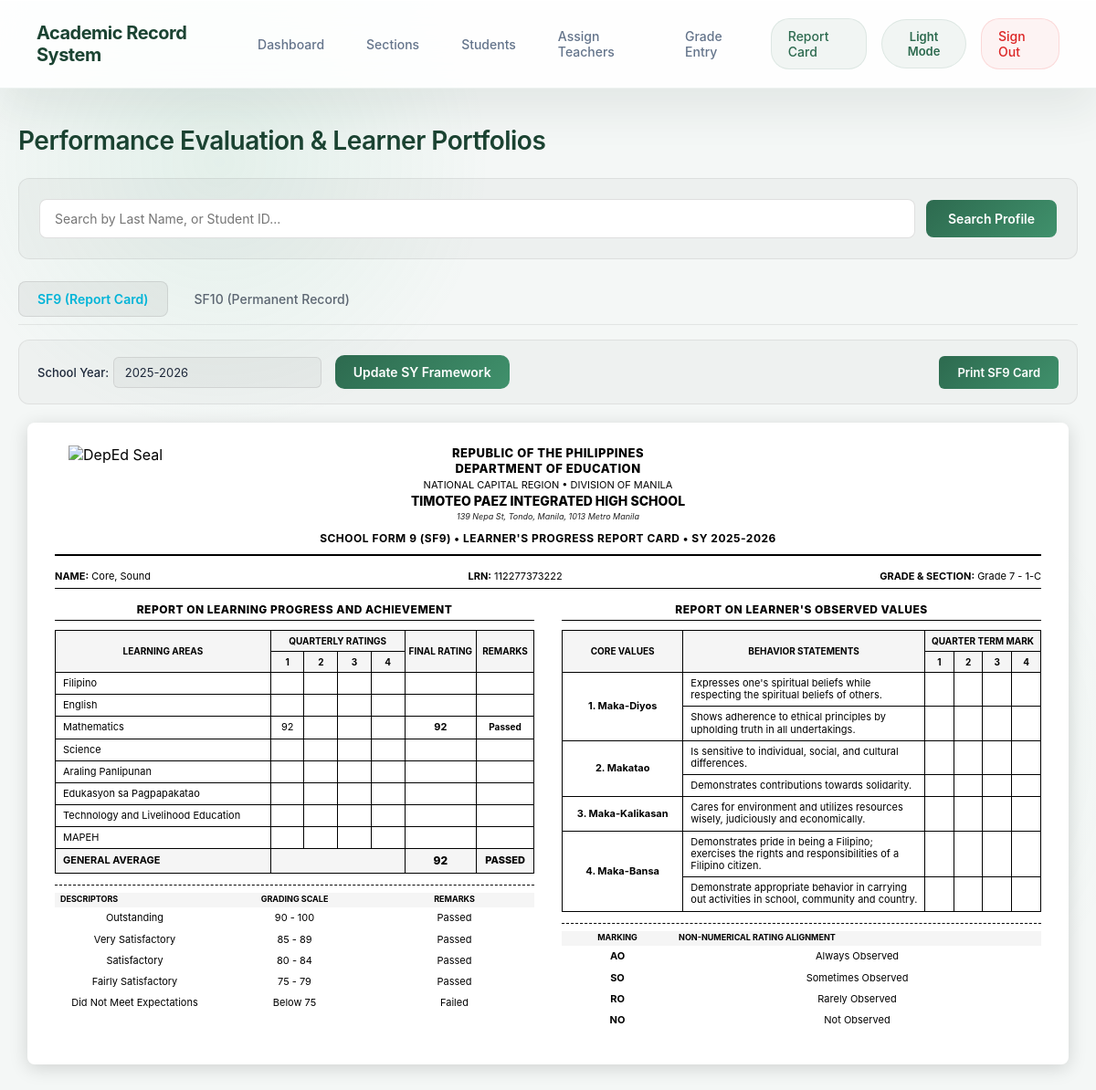
The app's page /report_card.php?student_id=20 (signed in) with its own data.
### tables this page shows
CREATE TABLE `students` (
  `id` int(11) NOT NULL,
  `school_id_number` varchar(20) NOT NULL,
  `name` varchar(100) NOT NULL,
  `first_name` varchar(100) DEFAULT NULL,
  `last_name` varchar(100) DEFAULT NULL,
  `lrn` varchar(12) DEFAULT NULL,
  `birth_date` date DEFAULT NULL,
  `gender` enum('Male','Female') DEFAULT NULL,
  `grade_level` int(11) NOT NULL,
  `section` varchar(50) DEFAULT NULL,
  `created_at` timestamp NOT NULL DEFAULT current_timestamp()
);

### report_card.php (the view, shortened to what the rows shown need)
<?php
require_once 'includes/header.php';
require_once 'config/config.php';
function transmutate($initial_grade) {
    $score = round($initial_grade, 2);
    $transmutation = [
        '98.40' => 99, '96.80' => 98, '95.20' => 97, '93.60' => 96, '92.00' => 95,
        '90.40' => 94, '88.80' => 93, '87.20' => 92, '85.60' => 91, '84.00' => 90,
        '82.40' => 89, '80.80' => 88, '79.20' => 87, '77.60' => 86, '76.00' => 85,
        '74.40' => 84, '72.80' => 83, '71.20' => 82, '69.60' => 81, '68.00' => 80,
        '66.40' => 79, '64.80' => 78, '63.20' => 77, '61.60' => 76, '60.00' => 75,
        '56.00' => 74, '52.00' => 73, '48.00' => 72, '44.00' => 71, '40.00' => 70,
        '36.00' => 69, '32.00' => 68, '28.00' => 67, '24.00' => 66, '20.00' => 65,
        '16.00' => 64, '12.00' => 63, '8.00' => 62, '4.00' => 61, '0.00' => 60
    ];
    foreach ($transmutation as $min_range => $transmuted_grade) {
        if ($score >= (float)$min_range) {
            return $transmuted_grade;
        }
    }
    return 60;
}
function calculateCategory($scores_array, $max_scores_array, $weight) {
    $total_score = 0;
    $total_max = 0;
    foreach ($scores_array as $score) {
        if ($score !== '' && $score !== null) $total_score += floatval($score);
    }
    foreach ($max_scores_array as $max) {
        $total_max += floatval($max);
    }
    $ws = 0;
    if ($total_max > 0) {
        $ps = ($total_score / $total_max) * 100;
        $ws = $ps * $weight;
    }
    return $ws;
}
$student_id = isset($_GET['student_id']) ? (int)$_GET['student_id'] : 0;
$school_year = isset($_GET['school_year']) ? $_GET['school_year'] : '2025-2026';
$current_view = isset($_GET['view']) ? $_GET['view'] : 'sf9';
$student = null;
$subject_grades = [];
$general_average = 0;
$general_remarks = '';
if ($student_id > 0) {
    $stmt = $pdo->prepare("SELECT * FROM students WHERE id = ?");
    $stmt->execute([$student_id]);
    $student = $stmt->fetch();
    if ($student) {
        $subjects = $pdo->query("SELECT * FROM subjects ORDER BY sort_order")->fetchAll();
        foreach ($subjects as $subject) {
            $quarter_grades = [];
            for ($q = 1; $q <= 3; $q++) {
                $stmt = $pdo->prepare("
                    SELECT a.*, s.score
                    FROM assignments a
                    LEFT JOIN scores s ON a.id = s.assignment_id AND s.student_id = ? AND s.semester = ?
                    WHERE a.subject_id = ? AND a.semester = ?
                ");
                $stmt->execute([$student_id, $q, $subject['id'], $q]);
                $assignments = $stmt->fetchAll();
                $cat_scores = ['written' => [], 'performance' => [], 'exam' => []];
                $cat_max = ['written' => [], 'performance' => [], 'exam' => []];
                foreach ($assignments as $a) {
                    $cat = $a['category'];
                    $cat_scores[$cat][] = $a['score'];
                    $cat_max[$cat][] = $a['max_score'];
                }
                $ww_ws = calculateCategory($cat_scores['written'], $cat_max['written'], 0.20);
                $pt_ws = calculateCategory($cat_scores['performance'], $cat_max['performance'], 0.50);
                $st_ws = calculateCategory($cat_scores['exam'], $cat_max['exam'], 0.30);
                $initial_grade = $ww_ws + $pt_ws + $st_ws;
                $quarter_grades[$q] = ($initial_grade > 0) ? transmutate($initial_grade) : null;
            }
            $valid_grades = array_filter($quarter_grades, function($val) { return $val !== null; });
            $final_grade = !empty($valid_grades) ? round(array_sum($valid_grades) / count($valid_grades)) : 0;
            $subject_grades[] = [
                'name' => $subject['name'],
                'quarters' => $quarter_grades,
                'final' => $final_grade,
                'passed' => $final_grade >= 75
            ];
        }
        $total_final_grades = 0;
        $grade_count = 0;
        foreach ($subject_grades as $sg) {
            if ($sg['final'] > 0) {
                $total_final_grades += $sg['final'];
                $grade_count++;
            }
        }
        $general_average = $grade_count > 0 ? round($total_final_grades / $grade_count, 1) : 0;
        $general_remarks = $general_average >= 75 ? 'Passed' : 'Failed';
    }
}
?>
<h1 class="no-print">Performance Evaluation & Learner Portfolios</h1>
<?php if ($student):
    $student_display_name = (!empty($student['last_name']) && !empty($student['first_name'])) ? $student['last_name'] . ', ' . $student['first_name'] : ($student['name'] ?? '');
?>
<div class="report-card">
    <?php if ($current_view === 'sf9'): ?>
        <div class="toolbar no-print">
            <form method="GET" style="display: flex; align-items: center; gap: 15px; flex-wrap: wrap; flex: 1;">
                <div>
                    <label>School Year:</label>
                    <input type="text" name="school_year" value="<?php echo htmlspecialchars($school_year); ?>">
                </div>
                <button type="submit" class="btn-print btn-secondary">Update SY Framework</button>
            </form>
            <button onclick="window.print()" class="btn-print"> Print SF9 Card</button>
        </div>
        <div class="print-container">
            <div class="deped-header">
                <img src="https://upload.wikimedia.org/wikipedia/commons/thumb/c/c8/Department_of_Education_of_the_Philippines_Seal.svg/1200px-Department_of_Education_of_the_Philippines_Seal.svg.png" alt="DepEd Seal">
                <h2>REPUBLIC OF THE PHILIPPINES<br>DEPARTMENT OF EDUCATION</h2>
                <p>NATIONAL CAPITAL REGION &bull; DIVISION OF MANILA</p>
                <p class="school-title">TIMOTEO PAEZ INTEGRATED HIGH SCHOOL</p>
                <p style="font-size: 9px; color: #555555; font-style: italic;">139 Nepa St, Tondo, Manila, 1013 Metro Manila</p>
                <div style="margin-top: 10px; font-size: 12px; font-weight: 700; text-transform: uppercase; letter-spacing: 0.5px;">School Form 9 (SF9) &bull; Learner's Progress Report Card &bull; SY <?php echo htmlspecialchars($school_year); ?></div>
            </div>
            <div style="display: flex; justify-content: space-between; font-size: 11px; margin-bottom: 10px; border-bottom: 1px solid #000; padding-bottom: 6px;">
                <div><strong>NAME:</strong> <?php echo htmlspecialchars($student_display_name); ?></div>
                <div><strong>LRN:</strong> <?php echo htmlspecialchars($student['lrn'] ?? ''); ?></div>
                <div><strong>GRADE & SECTION:</strong> Grade <?php echo htmlspecialchars($student['grade_level'] ?? ''); ?> - <?php echo htmlspecialchars($student['section'] ?? ''); ?></div>
            </div>
            <div class="report-card-body">
                <div class="report-column">
                    <div class="header-text">Report on Learning Progress and Achievement</div>
                    <table>
                        <thead>
                            <tr>
                                <th rowspan="2" style="width: 45%;">Learning Areas</th>
                                <th colspan="4">Quarterly Ratings</th>
                                <th rowspan="2" style="width: 15%;">Final Rating</th>
                                <th rowspan="2" style="width: 15%;">Remarks</th>
                            </tr>
                            <tr>
                                <th style="width: 7%;">1</th>
                                <th style="width: 7%;">2</th>
                                <th style="width: 7%;">3</th>
                                <th style="width: 7%;">4</th>
                            </tr>
                        </thead>
                        <tbody>
                            <?php
                            foreach ($subject_grades as $sg):
                                $subject_name = trim($sg['name']);
                                $is_mapeh_component = in_array($subject_name, ['Music', 'Arts', 'Physical Education', 'Health', 'P.E.', 'PE']);
                            ?>
                            <tr>
                                <td class="text-left <?php echo $is_mapeh_component ? 'indented-subject' : ''; ?>">
                                    <?php echo htmlspecialchars($subject_name); ?>
                                </td>
                                <td><?php echo $sg['quarters'][1] ?? ''; ?></td>
                                <td><?php echo $sg['quarters'][2] ?? ''; ?></td>
                                <td><?php echo $sg['quarters'][3] ?? ''; ?></td>
                                <td><?php echo $sg['quarters'][4] ?? ''; ?></td>
                                <td style="font-weight: 700;"><?php echo $sg['final'] ?: ''; ?></td>
                                <td>
                                    <?php if ($sg['final']): ?>
                                        <span class="remarks-badge-print <?php echo $sg['passed'] ? 'passed' : 'failed'; ?>">
                                            <?php echo $sg['passed'] ? 'Passed' : 'Failed'; ?>
                                        </span>
                                    <?php endif; ?>
                                </td>
                            </tr>
                            <?php endforeach; ?>
                            <tr style="font-weight: bold; background-color: #f5f5f5;">
                                <td class="text-left" style="padding-top: 6px; padding-bottom: 6px;">GENERAL AVERAGE</td>
                                <td colspan="4"></td>
                                <td style="font-size: 12px; font-weight: 800;"><?php echo $general_average > 0 ? $general_average : ''; ?></td>
                                <td style="text-transform: uppercase; font-weight: 800;"><?php echo $general_average > 0 ? $general_remarks : ''; ?></td>
                            </tr>
                        </tbody>
                    </table>
                    <div class="legend-container">
                        <table class="legend-table">
                            <tr><th>Descriptors</th></tr>
                            <tr><td>Outstanding</td></tr>
                            <tr><td>Very Satisfactory</td></tr>
                            <tr><td>Satisfactory</td></tr>
                            <tr><td>Fairly Satisfactory</td></tr>
                            <tr><td>Did Not Meet Expectations</td></tr>
                        </table>
                        <table class="legend-table">
                            <tr><th style="text-align: center;">Grading Scale</th></tr>
                            <tr><td class="text-center">90 - 100</td></tr>
                            <tr><td class="text-center">85 - 89</td></tr>
                            <tr><td class="text-center">80 - 84</td></tr>
                            <tr><td class="text-center">75 - 79</td></tr>
                            <tr><td class="text-center">Below 75</td></tr>
                        </table>
                        <table class="legend-table">
                            <tr><th style="text-align: center;">Remarks</th></tr>
                            <tr><td class="text-center">Passed</td></tr>
                            <tr><td class="text-center">Passed</td></tr>
                            <tr><td class="text-center">Passed</td></tr>
                            <tr><td class="text-center">Passed</td></tr>
                            <tr><td class="text-center">Failed</td></tr>
                        </table>
                    </div>
                </div>
                <div class="report-column">
                    <div class="header-text">Report on Learner's Observed Values</div>
                    <table>
                        <thead>
                            <tr>
                                <th rowspan="2" style="width: 25%;">Core Values</th>
                                <th rowspan="2" style="width: 50%;">Behavior Statements</th>
                                <th colspan="4">Quarter Term Mark</th>
                            </tr>
                            <tr>
                                <th style="width: 6%;">1</th>
                                <th style="width: 6%;">2</th>
                                <th style="width: 6%;">3</th>
                                <th style="width: 6%;">4</th>
                            </tr>
                        </thead>
                        <tbody>
                            <tr>
                                <td rowspan="2" style="font-weight: bold; vertical-align: middle;">1. Maka-Diyos</td>
                                <td class="text-left">Expresses one's spiritual beliefs while respecting the spiritual beliefs of others.</td>
                                <td></td><td></td><td></td><td></td>
                            </tr>
                            <tr>
                                <td class="text-left">Shows adherence to ethical principles by upholding truth in all undertakings.</td>
                                <td></td><td></td><td></td><td></td>
                            </tr>
                            <tr>
                                <td rowspan="2" style="font-weight: bold; vertical-align: middle;">2. Makatao</td>
                                <td class="text-left">Is sensitive to individual, social, and cultural differences.</td>
                                <td></td><td></td><td></td><td></td>
                            </tr>
                            <tr>
                                <td class="text-left">Demonstrates contributions towards solidarity.</td>
                                <td></td><td></td><td></td><td></td>
                            </tr>
                            <tr>
                                <td style="font-weight: bold; vertical-align: middle;">3. Maka-Kalikasan</td>
                                <td class="text-left">Cares for environment and utilizes resources wisely, judiciously and economically.</td>
                                <td></td><td></td><td></td><td></td>
                            </tr>
                            <tr>
                                <td rowspan="2" style="font-weight: bold; vertical-align: middle;">4. Maka-Bansa</td>
                                <td class="text-left">Demonstrates pride in being a Filipino; exercises the rights and responsibilities of a Filipino citizen.</td>
                                <td></td><td></td><td></td><td></td>
                            </tr>
                            <tr>
                                <td class="text-left">Demonstrate appropriate behavior in carrying out activities in school, community and country.</td>
                                <td></td><td></td><td></td><td></td>
                            </tr>
                        </tbody>
                    </table>
                    <div class="legend-container" style="justify-content: center;">
                        <table class="legend-table">
                            <tr><th style="text-align: center;">Marking</th><th>Non-Numerical Rating Alignment</th></tr>
                            <tr><td class="text-center" style="font-weight: 700;">AO</td><td>Always Observed</td></tr>
                            <tr><td class="text-center" style="font-weight: 700;">SO</td><td>Sometimes Observed</td></tr>
                            <tr><td class="text-center" style="font-weight: 700;">RO</td><td>Rarely Observed</td></tr>
                            <tr><td class="text-center" style="font-weight: 700;">NO</td><td>Not Observed</td></tr>
                        </table>
                    </div>
                </div>
            </div>
        </div>
    <?php endif; ?>
</div>
<?php endif; ?>
<?php require_once 'includes/footer.php'; ?>

### records on screen
students: student_display_name "Core, Sound", lrn "112277373222", grade_level "7", section "1-C"

### other values on screen
$school_year "2025-2026"
$subject_name "Filipino"
$subject_name "English"
$subject_name "Mathematics"
$sg['quarters'][1] "92"
$sg['final'] ?: '' "92"
$subject_name "Science"
$subject_name "Araling Panlipunan"
$subject_name "Edukasyon sa Pagpapakatao"
$subject_name "Technology and Livelihood Education"
$subject_name "MAPEH"
$general_average "92"
$general_remarks "PASSED"
